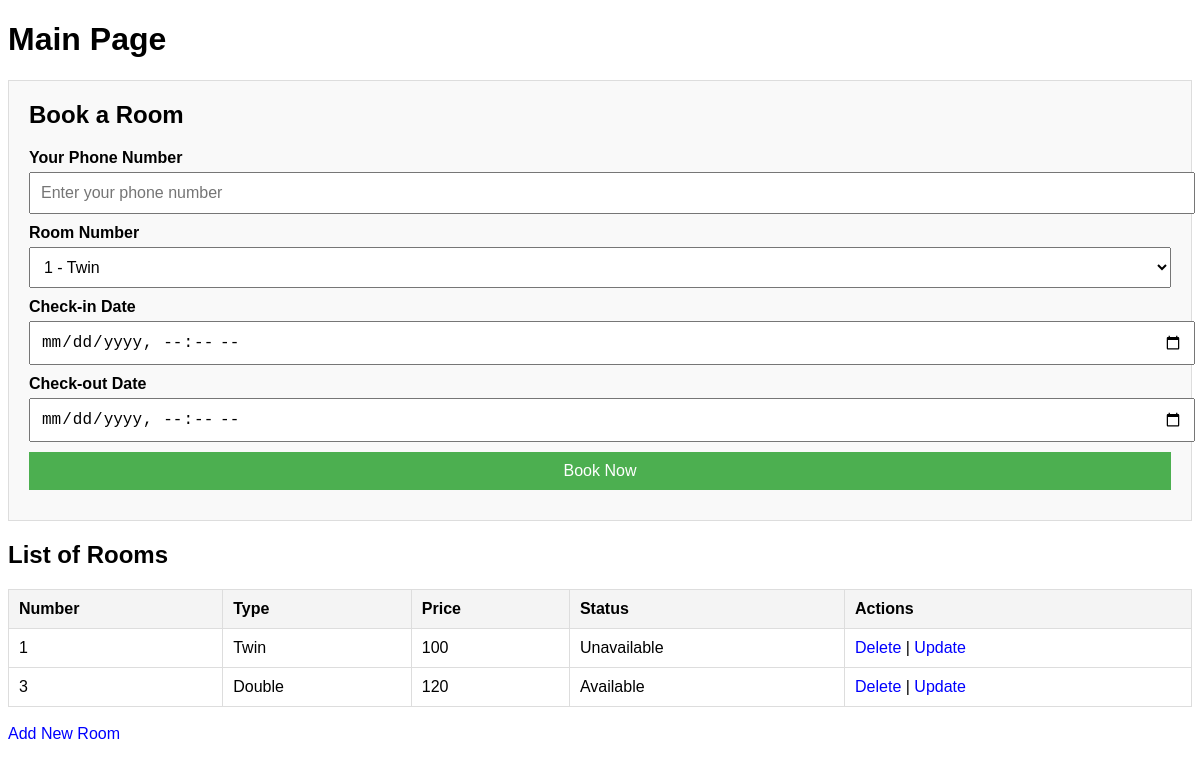
/room_list, run on an earlier commit of the app's database.
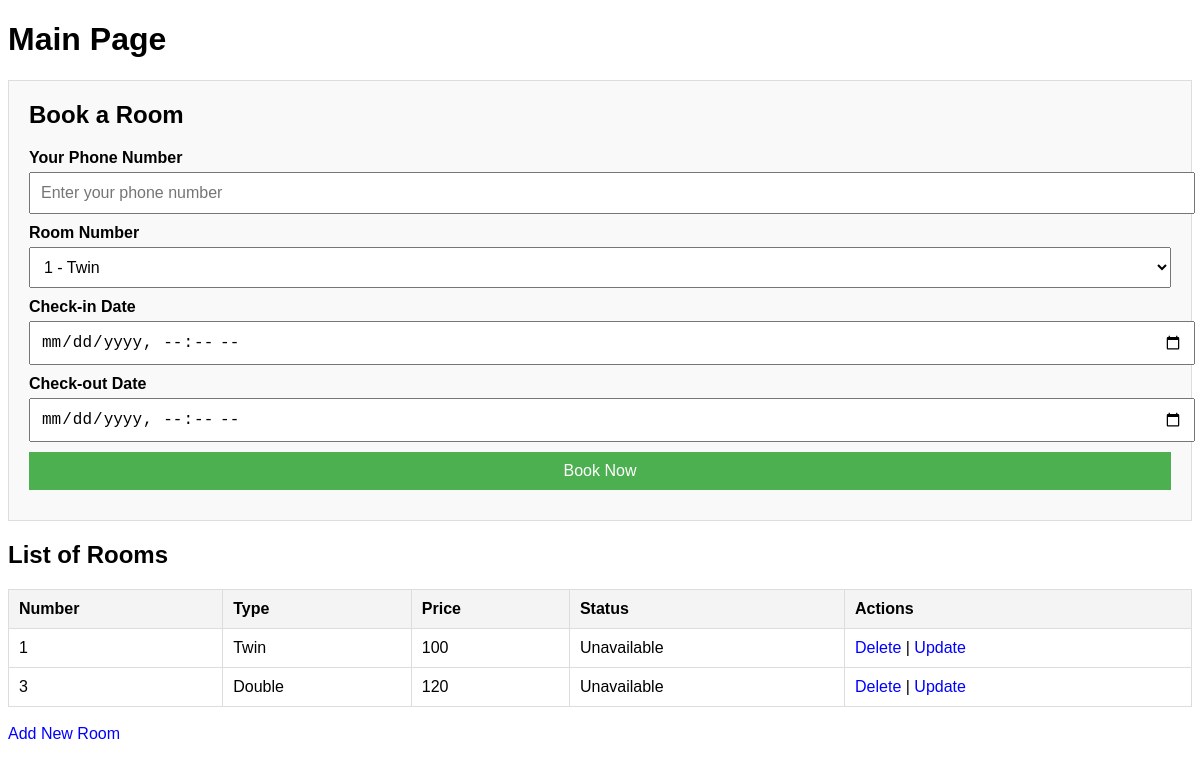
And on a later commit of the database.
### tables this page shows
CREATE TABLE rooms (
    id INTEGER PRIMARY KEY AUTOINCREMENT,
    room_number INTEGER NOT NULL,
    room_type TEXT NOT NULL CHECK (room_type IN ('Single', 'Twin', 'Double', 'Triple')),
    price INTEGER NOT NULL,
    status TEXT NOT NULL DEFAULT 'Available' CHECK (status IN ('Available', 'Unavailable'))
);

### app.py (the view)
@app.route("/room_list")
def get_room_list():
    rooms = database.get_room_list()
    return render_template("room_list.html", rooms=rooms)

### database.py (called while the page is built)
def get_room_list():
    cursor = connection.cursor()
    cursor.execute(""" SELECT * FROM rooms """)
    rooms = cursor.fetchall()
    room_list = []
    for room in rooms:
        room_list.append({
            'id': room[0],
            'room_number': room[1],
            'room_type': room[2],
            'price': room[3],
            'status': room[4]
        })
    return room_list

### templates/room_list.html (shortened to what this page needs)
<!DOCTYPE html>
<html>
<head>
</head>
<body>
    <header>
        <h1>Main Page</h1>
    </header>
    <div id="booking-form">
        <h2>Book a Room</h2>
        <form method="POST" action="/book_room">
            <label for="phone_number">Your Phone Number</label>
            <input type="text" id="phone_number" name="phone_number" placeholder="Enter your phone number" required>
            <label for="room-number">Room Number</label>
            <select id="room-number" name="room_number" required>
                {% for room in rooms: %}
                <option value="{{ room['room_number'] }}">{{ room['room_number'] }} - {{ room['room_type'] }}</option>
                {% endfor %}
            </select>
            <label for="check-in">Check-in Date</label>
            <input type="datetime-local" id="check-in" name="check_in_date" required>
            <label for="check-out">Check-out Date</label>
            <input type="datetime-local" id="check-out" name="check_out_date" required>
            <button type="submit">Book Now</button>
        </form>
    </div>
    <section>
        <h2>List of Rooms</h2>
        <table>
            <tr>
                <th>Number</th>
                <th>Type</th>
                <th>Price</th>
                <th>Status</th>
                <th>Actions</th>
            </tr>
            {% for room in rooms %}
            <tr>
                <td>{{ room['room_number'] }}</td>
                <td>{{ room['room_type'] }}</td>
                <td>{{ room['price'] }}</td>
                <td>{{ room['status'] }}</td>
                <td>
                    <a href="/delete_room/{{ room['id'] }}">Delete</a> |
                    <a href="/update_room/{{ room['id'] }}">Update</a>
                </td>
            </tr>
            {% endfor %}
        </table>
        <br>
        <a href="/create_room">Add New Room</a>
    </section>
</body>
</html>

### templates/room_list.html (style rules this page uses)
body { font-family: Arial, sans-serif; }
header { margin-bottom: 20px; }
#booking-form { border: 1px solid #ddd; padding: 20px; margin-bottom: 20px; background-color: #f9f9f9; }
#booking-form h2 { margin-top: 0; }
#booking-form label { display: block; margin-bottom: 5px; font-weight: bold; }
#booking-form input, #booking-form select, #booking-form button { width: 100%; padding: 10px; margin-bottom: 10px; font-size: 16px; }
#booking-form button { background-color: #4CAF50; color: white; border: none; cursor: pointer; }
table { width: 100%; border-collapse: collapse; }
th, td { padding: 10px; text-align: left; border: 1px solid #ddd; }
th { background-color: #f4f4f4; }
a { color: blue; text-decoration: none; }

What changed in the data, as far as the page shows it:
changed rooms "Double": status "Available" → "Unavailable"
